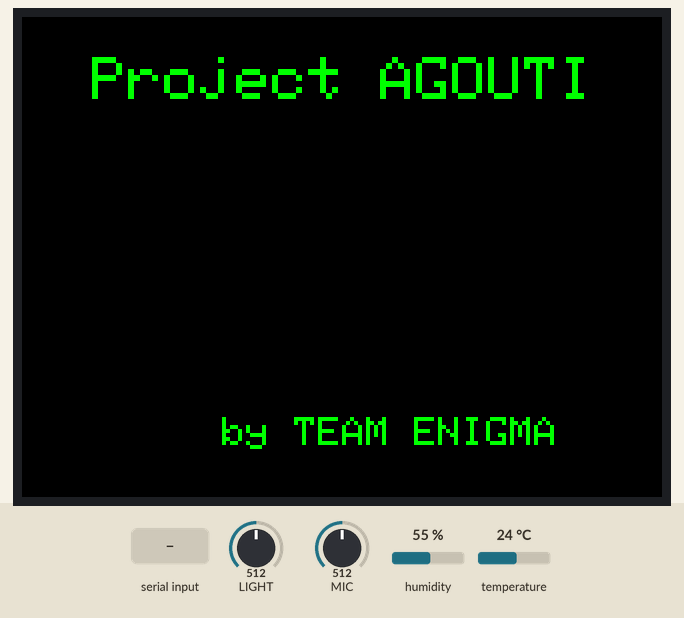
Recording of a sketch running on a simulated Seeed Wio Terminal. Parts: 320×240 colour display. The inputs (shaded band) are chosen by the test bench; at power-on: LIGHT = 512, MIC = 512, humidity 55 %, temperature 24 °C. What the sketch prints to the serial monitor is not drawn.

Above: at 1.4 s.
1.5 s: "90,45\n" received over Serial
At 3.6 s:
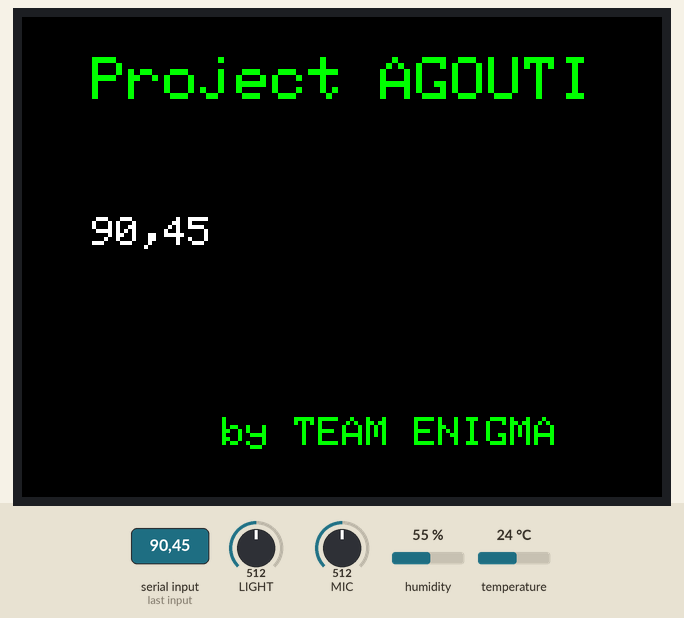
10.2 s: "30,150\n" received over Serial
At 13.9 s:
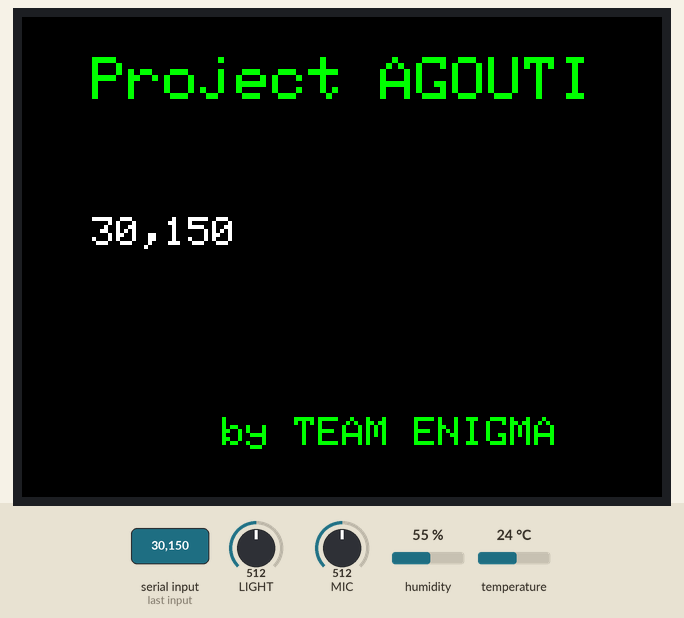
Timing chart, 0 to 14.2 s (numbered marks = the images above; inputs shaded):
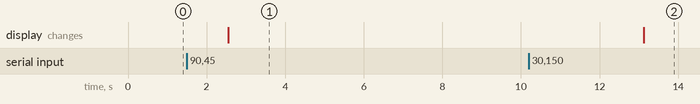

The sketch:

main.ino
```cpp
#include <Arduino.h>
#include <SensirionI2CSht4x.h>
#include "TFT_eSPI.h"
#include <Wire.h>

TFT_eSPI tft;
SensirionI2CSht4x sht4x;

#define BACKCOL TFT_BLACK  // Homescreen background colour

const unsigned long FRAMES = 16000 * 5; // Number of frames of audio to return (= sampling_rate * num_seconds)

// Create project homescreen on Wio
void project(){
  tft.fillScreen(BACKCOL);
  tft.setTextColor(TFT_GREEN);
  tft.setTextSize(3);
  tft.drawString("Project AGOUTI", 35, 20);
  tft.setTextSize(2);
  tft.drawString("by TEAM ENIGMA", 100, 200);
}

void setup() {
  pinMode(WIO_MIC, INPUT);
  pinMode(WIO_LIGHT, INPUT);
  Serial.begin(115200);

  tft.begin();
  tft.setRotation(3);

  project();

  // ----- SHT 40 setup code ----- //
  Wire.begin();

  uint16_t error;
  char errorMessage[256];

  sht4x.begin(Wire);

  uint32_t serialNumber;
  error = sht4x.serialNumber(serialNumber);
}

void loop() {
  if (Serial.available() > 0) {
    // Read string from serial
    String msg = Serial.readStringUntil('\n');

    // Get calibrated delay value between each audio frame from serial
    int delay_ms = Serial.parseInt();

    // Write message received from serial
    tft.fillRect(30, 100, 285, 60, BACKCOL);  // Erase previous outputs
    tft.setTextColor(TFT_WHITE);
    tft.setTextSize(2.5);
    tft.drawString(msg, 35, 100);

    delay(100);

    // Read and return light sensor value
    int light = analogRead(WIO_LIGHT);
    Serial.print(light);
    Serial.print(',');

    // Read and return temperature and humidity
    uint16_t error;
    float temperature;
    float humidity;
    error = sht4x.measureHighPrecision(temperature, humidity);
    if (!error) {
        Serial.print(temperature);
        Serial.print(',');
        Serial.println(humidity);
    }

    // Return delay value to make sure it has been received correctly
    Serial.write(delay_ms);

    // Return required number of audio frames
    for (unsigned long i=0; i<FRAMES; i++) {
      int val = analogRead(WIO_MIC);
      Serial.write(val);
      delayMicroseconds(delay_ms);
    }

    // Final digit to signal completion
    Serial.write((byte) 0);

    Serial.flush();
  } else {
    delay(100);
  }
}
```

Measured:
- after the input at 1.5 s, the display: changes after 1.1 s (image 1)
- after the input at 10.2 s, the display: changes after 2.9 s (image 2)
